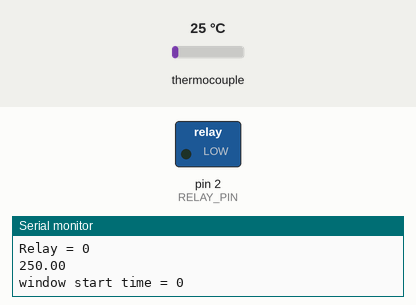
A sketch run on a simulated Arduino Uno, built with avr-gcc and run on an emulated ATmega328P. Shown: switched loads named in the sketch (green lamp = pin HIGH), the last lines printed to the serial monitor. Inputs (shaded band) come from the test bench; at power-on: thermocouple 25 °C.

Above: at 1.2 s.
1.3 s: thermocouple set to 75 °C
At 1.9 s:
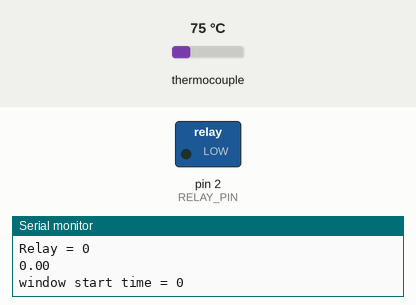
2.8 s: thermocouple set to 2 °C
At 4.6 s:
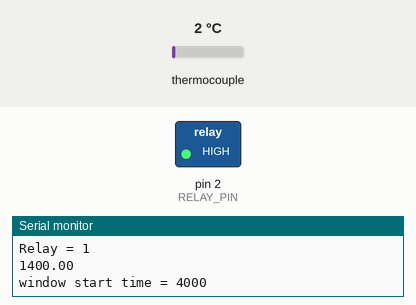
5.8 s: thermocouple set to 150 °C
Timing chart, 0 to 8.8 s (numbered marks = the images above; inputs shaded):
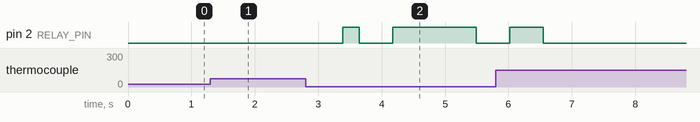

Measured:
- after the input at 1.3 s, pin 2 (RELAY_PIN): stays LOW (without the input it goes to HIGH after 0.78 s)
- after the input at 2.8 s, pin 2 (RELAY_PIN): LOW → HIGH after 0.58 s, → LOW 0.26 s later, → HIGH 0.53 s later, → LOW 1.3 s later

The sketch:

PID_Silvia.ino
```cpp
/********************************************************
 * PID RelayOutput Example
 * Same as basic example, except that this time, the output
 * is going to a digital pin which (we presume) is controlling
 * a relay.  the pid is designed to Output an analog value,
 * but the relay can only be On/Off.
 *
 *   to connect them together we use "time proportioning
 * control"  it's essentially a really slow version of PWM.
 * first we decide on a window size (5000mS say.) we then
 * set the pid to adjust its output between 0 and that window
 * size.  lastly, we add some logic that translates the PID
 * output into "Relay On Time" with the remainder of the
 * window being "Relay Off Time"
 ********************************************************/

#include <PID_v1.h>
#include "max6675.h"

int RELAY_PIN = 2;
int thermoDO = 4;
int thermoCS = 5;
int thermoCLK = 6;

MAX6675 thermocouple(thermoCLK, thermoCS, thermoDO);

//Define Variables we'll be connecting to
double Setpoint, Input, Output;

//Specify the links and initial tuning parameters
double Kp=50, Ki=0, Kd=0;
PID myPID(&Input, &Output, &Setpoint, Kp, Ki, Kd, DIRECT);

int WindowSize = 2000;
unsigned long windowStartTime;

void setup()
{
  pinMode(RELAY_PIN, OUTPUT);
  digitalWrite(RELAY_PIN, LOW);
  windowStartTime = millis();

  //initialize the variables we're linked to
  Setpoint = 30;

  //tell the PID to range between 0 and the full window size
  myPID.SetOutputLimits(0, WindowSize);
  myPID.SetSampleTime(500);

  //turn the PID on
  myPID.SetMode(AUTOMATIC);
  Serial.begin(9600);
  Serial.println("START");
}

void loop()
{
  Input = thermocouple.readCelsius();
  myPID.Compute();
  delay(250);
  Serial.print("                     C = ");
  Serial.println(thermocouple.readCelsius());
  Serial.print("Relay = ");
  Serial.println(digitalRead(RELAY_PIN));
  Serial.println(Output);
  Serial.print("window start time = ");
  Serial.println(windowStartTime);
  //delay(250);


  /************************************************
   * turn the output pin on/off based on pid output
   ************************************************/
  if (millis() - windowStartTime > WindowSize)
  { //time to shift the Relay Window
    windowStartTime += WindowSize;
  }
  if (Output < millis() - windowStartTime) digitalWrite(RELAY_PIN, LOW);
  else digitalWrite(RELAY_PIN, HIGH);

}
```
